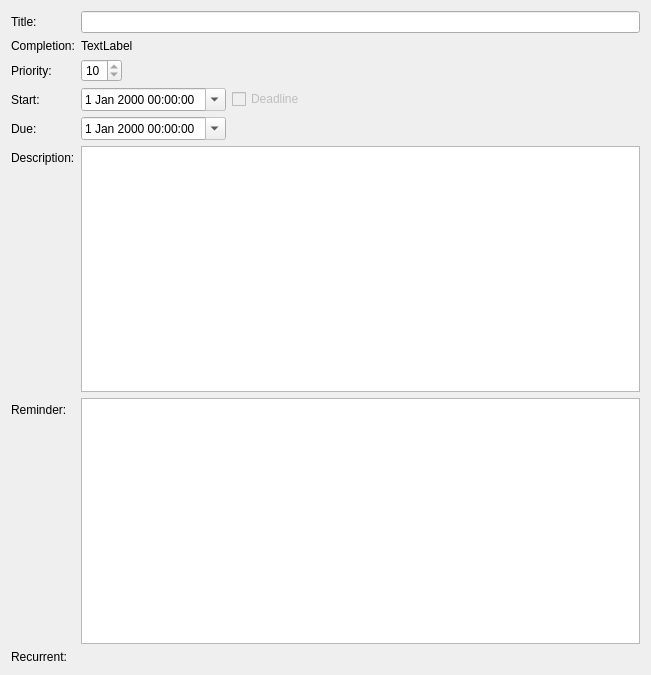
<?xml version="1.0" encoding="UTF-8"?>
<ui version="4.0">
 <class>Widget</class>
 <widget class="QWidget" name="Widget">
  <property name="geometry">
   <rect>
    <x>0</x>
    <y>0</y>
    <width>651</width>
    <height>675</height>
   </rect>
  </property>
  <property name="windowTitle">
   <string>Task details</string>
  </property>
  <layout class="QVBoxLayout" name="verticalLayout">
   <item>
    <layout class="QFormLayout" name="formLayout">
     <item row="1" column="0">
      <widget class="QLabel" name="label">
       <property name="text">
        <string>Title:</string>
       </property>
      </widget>
     </item>
     <item row="1" column="1">
      <widget class="QLineEdit" name="titleEdit">
       <property name="readOnly">
        <bool>true</bool>
       </property>
      </widget>
     </item>
     <item row="2" column="0">
      <widget class="QLabel" name="label_2">
       <property name="text">
        <string>Completion:</string>
       </property>
      </widget>
     </item>
     <item row="2" column="1">
      <layout class="QHBoxLayout" name="horizontalLayout_2">
       <property name="spacing">
        <number>0</number>
       </property>
       <item>
        <widget class="QLabel" name="completionLabel">
         <property name="text">
          <string>TextLabel</string>
         </property>
        </widget>
       </item>
      </layout>
     </item>
     <item row="3" column="0">
      <widget class="QLabel" name="label_3">
       <property name="text">
        <string>Priority:</string>
       </property>
      </widget>
     </item>
     <item row="3" column="1">
      <layout class="QHBoxLayout" name="horizontalLayout">
       <item>
        <widget class="QSpinBox" name="priorityBox">
         <property name="readOnly">
          <bool>true</bool>
         </property>
         <property name="value">
          <number>10</number>
         </property>
        </widget>
       </item>
       <item>
        <spacer name="horizontalSpacer">
         <property name="orientation">
          <enum>Qt::Horizontal</enum>
         </property>
         <property name="sizeHint" stdset="0">
          <size>
           <width>40</width>
           <height>20</height>
          </size>
         </property>
        </spacer>
       </item>
      </layout>
     </item>
     <item row="5" column="0">
      <widget class="QLabel" name="label_4">
       <property name="text">
        <string>Start:</string>
       </property>
      </widget>
     </item>
     <item row="5" column="1">
      <layout class="QHBoxLayout" name="horizontalLayout_3">
       <item>
        <widget class="QDateTimeEdit" name="startDateTime">
         <property name="readOnly">
          <bool>true</bool>
         </property>
         <property name="calendarPopup">
          <bool>true</bool>
         </property>
        </widget>
       </item>
       <item>
        <widget class="QCheckBox" name="deadlineBox">
         <property name="enabled">
          <bool>false</bool>
         </property>
         <property name="text">
          <string>Deadline</string>
         </property>
        </widget>
       </item>
       <item>
        <spacer name="horizontalSpacer_2">
         <property name="orientation">
          <enum>Qt::Horizontal</enum>
         </property>
         <property name="sizeHint" stdset="0">
          <size>
           <width>40</width>
           <height>20</height>
          </size>
         </property>
        </spacer>
       </item>
      </layout>
     </item>
     <item row="6" column="0">
      <widget class="QLabel" name="label_5">
       <property name="text">
        <string>Due:</string>
       </property>
      </widget>
     </item>
     <item row="6" column="1">
      <layout class="QHBoxLayout" name="horizontalLayout_4">
       <item>
        <widget class="QDateTimeEdit" name="dueDateTime">
         <property name="readOnly">
          <bool>true</bool>
         </property>
         <property name="calendarPopup">
          <bool>true</bool>
         </property>
        </widget>
       </item>
       <item>
        <spacer name="horizontalSpacer_3">
         <property name="orientation">
          <enum>Qt::Horizontal</enum>
         </property>
         <property name="sizeHint" stdset="0">
          <size>
           <width>40</width>
           <height>20</height>
          </size>
         </property>
        </spacer>
       </item>
      </layout>
     </item>
     <item row="7" column="0">
      <widget class="QLabel" name="label_7">
       <property name="text">
        <string>Description:</string>
       </property>
      </widget>
     </item>
     <item row="8" column="0">
      <widget class="QLabel" name="label_6">
       <property name="text">
        <string>Reminder:</string>
       </property>
      </widget>
     </item>
     <item row="8" column="1">
      <widget class="QListWidget" name="reminderList"/>
     </item>
     <item row="9" column="0">
      <widget class="QLabel" name="label_8">
       <property name="text">
        <string>Recurrent:</string>
       </property>
      </widget>
     </item>
     <item row="9" column="1">
      <widget class="RecurrentWidget" name="recurrentWidget" native="true"/>
     </item>
     <item row="7" column="1">
      <widget class="QTextBrowser" name="descriptionEdit">
       <property name="readOnly">
        <bool>true</bool>
       </property>
       <property name="textInteractionFlags">
        <set>Qt::TextBrowserInteraction</set>
       </property>
       <property name="openLinks">
        <bool>false</bool>
       </property>
      </widget>
     </item>
    </layout>
   </item>
  </layout>
 </widget>
 <customwidgets>
  <customwidget>
   <class>RecurrentWidget</class>
   <extends>QWidget</extends>
   <header>hanlendar.gui.widget.recurrentwidget</header>
   <container>1</container>
  </customwidget>
 </customwidgets>
 <resources/>
 <connections>
  <connection>
   <sender>deadlineBox</sender>
   <signal>toggled(bool)</signal>
   <receiver>startDateTime</receiver>
   <slot>setDisabled(bool)</slot>
   <hints>
    <hint type="sourcelabel">
     <x>255</x>
     <y>125</y>
    </hint>
    <hint type="destinationlabel">
     <x>148</x>
     <y>125</y>
    </hint>
   </hints>
  </connection>
 </connections>
</ui>
